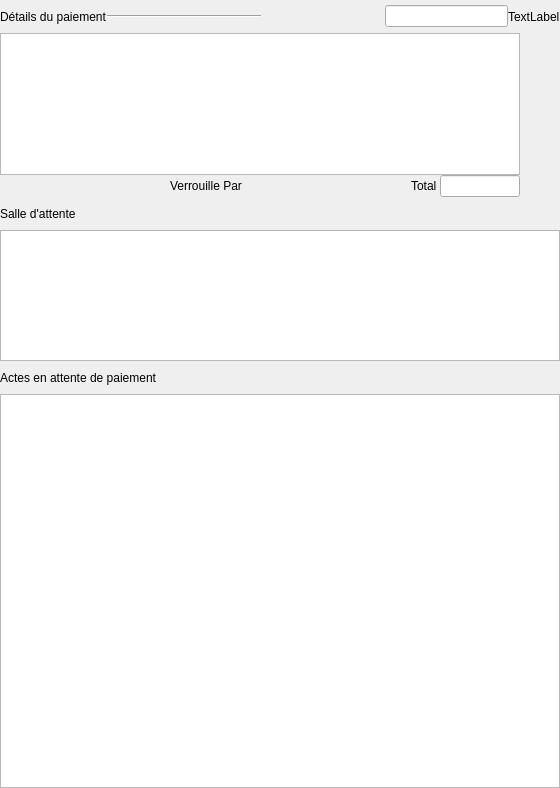
    <widget class="QFrame" name="Detailsframe">
     <property name="minimumSize">
      <size>
       <width>0</width>
       <height>0</height>
      </size>
     </property>
     <property name="maximumSize">
      <size>
       <width>800</width>
       <height>16777215</height>
      </size>
     </property>
     <property name="frameShape">
      <enum>QFrame::NoFrame</enum>
     </property>
     <property name="frameShadow">
      <enum>QFrame::Raised</enum>
     </property>
     <layout class="QVBoxLayout" name="verticalLayout_7" stretch="1,5,1,4,1,12">
      <property name="spacing">
       <number>0</number>
      </property>
      <property name="leftMargin">
       <number>0</number>
      </property>
      <property name="topMargin">
       <number>0</number>
      </property>
      <property name="rightMargin">
       <number>0</number>
      </property>
      <property name="bottomMargin">
       <number>0</number>
      </property>
      <item>
       <layout class="QHBoxLayout" name="horizontalLayout_9">
        <item>
         <widget class="QLabel" name="ActesEnAttentelabel_3">
          <property name="focusPolicy">
           <enum>Qt::NoFocus</enum>
          </property>
          <property name="text">
           <string>Détails du paiement</string>
          </property>
         </widget>
        </item>
        <item>
         <widget class="Line" name="line2">
          <property name="minimumSize">
           <size>
            <width>154</width>
            <height>0</height>
           </size>
          </property>
          <property name="maximumSize">
           <size>
            <width>16777215</width>
            <height>16777215</height>
           </size>
          </property>
          <property name="orientation">
           <enum>Qt::Horizontal</enum>
          </property>
         </widget>
        </item>
        <item>
         <spacer name="horizontalSpacer_7">
          <property name="orientation">
           <enum>Qt::Horizontal</enum>
          </property>
          <property name="sizeHint" stdset="0">
           <size>
            <width>40</width>
            <height>20</height>
           </size>
          </property>
         </spacer>
        </item>
        <item>
         <widget class="UpLineEdit" name="CerchePatientupLineEdite"/>
        </item>
        <item>
         <widget class="QLabel" name="Loupelabel">
          <property name="text">
           <string>TextLabel</string>
          </property>
         </widget>
        </item>
       </layout>
      </item>
      <item>
       <layout class="QHBoxLayout" name="horizontalLayout_16">
        <property name="spacing">
         <number>0</number>
        </property>
        <item>
         <widget class="QWidget" name="Detailswidget" native="true">
          <layout class="QVBoxLayout" name="verticalLayout_4">
           <property name="spacing">
            <number>0</number>
           </property>
           <property name="sizeConstraint">
            <enum>QLayout::SetMinimumSize</enum>
           </property>
           <property name="leftMargin">
            <number>0</number>
           </property>
           <property name="topMargin">
            <number>0</number>
           </property>
           <property name="rightMargin">
            <number>0</number>
           </property>
           <property name="bottomMargin">
            <number>0</number>
           </property>
           <item>
            <widget class="UpTableWidget" name="DetailupTableWidget">
             <property name="minimumSize">
              <size>
               <width>520</width>
               <height>80</height>
              </size>
             </property>
             <property name="maximumSize">
              <size>
               <width>16777215</width>
               <height>720</height>
              </size>
             </property>
             <property name="focusPolicy">
              <enum>Qt::ClickFocus</enum>
             </property>
             <property name="horizontalScrollBarPolicy">
              <enum>Qt::ScrollBarAlwaysOff</enum>
             </property>
             <property name="editTriggers">
              <set>QAbstractItemView::NoEditTriggers</set>
             </property>
             <property name="selectionMode">
              <enum>QAbstractItemView::SingleSelection</enum>
             </property>
             <property name="selectionBehavior">
              <enum>QAbstractItemView::SelectRows</enum>
             </property>
             <attribute name="verticalHeaderVisible">
              <bool>false</bool>
             </attribute>
             <attribute name="verticalHeaderHighlightSections">
              <bool>false</bool>
             </attribute>
            </widget>
           </item>
           <item>
            <layout class="QHBoxLayout" name="horizontalLayout_10">
             <item>
              <spacer name="horizontalSpacer_8">
               <property name="orientation">
                <enum>Qt::Horizontal</enum>
               </property>
               <property name="sizeHint" stdset="0">
                <size>
                 <width>40</width>
                 <height>20</height>
                </size>
               </property>
              </spacer>
             </item>
             <item>
              <widget class="QLabel" name="VerrouilleParlabel">
               <property name="text">
                <string>Verrouille Par</string>
               </property>
              </widget>
             </item>
             <item>
              <spacer name="horizontalSpacer_9">
               <property name="orientation">
                <enum>Qt::Horizontal</enum>
               </property>
               <property name="sizeHint" stdset="0">
                <size>
                 <width>40</width>
                 <height>20</height>
                </size>
               </property>
              </spacer>
             </item>
             <item>
              <widget class="QLabel" name="Totallabel">
               <property name="text">
                <string>Total </string>
               </property>
              </widget>
             </item>
             <item>
              <widget class="QLineEdit" name="TotallineEdit">
               <property name="maximumSize">
                <size>
                 <width>80</width>
                 <height>16777215</height>
                </size>
               </property>
               <property name="focusPolicy">
                <enum>Qt::NoFocus</enum>
               </property>
               <property name="alignment">
                <set>Qt::AlignRight|Qt::AlignTrailing|Qt::AlignVCenter</set>
               </property>
              </widget>
             </item>
            </layout>
           </item>
          </layout>
         </widget>
        </item>
        <item>
         <spacer name="horizontalSpacer">
          <property name="orientation">
           <enum>Qt::Horizontal</enum>
          </property>
          <property name="sizeHint" stdset="0">
           <size>
            <width>40</width>
            <height>20</height>
           </size>
          </property>
         </spacer>
        </item>
       </layout>
      </item>
      <item>
       <layout class="QHBoxLayout" name="horizontalLayout_11">
        <item>
         <widget class="QLabel" name="ActesEnAttentelabel">
          <property name="focusPolicy">
           <enum>Qt::NoFocus</enum>
          </property>
          <property name="text">
           <string>Salle d'attente</string>
          </property>
         </widget>
        </item>
        <item>
         <spacer name="horizontalSpacer_10">
          <property name="orientation">
           <enum>Qt::Horizontal</enum>
          </property>
          <property name="sizeHint" stdset="0">
           <size>
            <width>40</width>
            <height>20</height>
           </size>
          </property>
         </spacer>
        </item>
       </layout>
      </item>
      <item>
       <widget class="UpTableWidget" name="SalleDAttenteupTableWidget">
        <property name="minimumSize">
         <size>
          <width>520</width>
          <height>80</height>
         </size>
        </property>
        <property name="maximumSize">
         <size>
          <width>720</width>
          <height>16777215</height>
         </size>
        </property>
        <property name="focusPolicy">
         <enum>Qt::ClickFocus</enum>
        </property>
        <property name="horizontalScrollBarPolicy">
         <enum>Qt::ScrollBarAlwaysOff</enum>
        </property>
        <property name="editTriggers">
         <set>QAbstractItemView::NoEditTriggers</set>
        </property>
        <property name="selectionMode">
         <enum>QAbstractItemView::SingleSelection</enum>
        </property>
        <property name="selectionBehavior">
         <enum>QAbstractItemView::SelectRows</enum>
        </property>
        <attribute name="verticalHeaderVisible">
         <bool>false</bool>
        </attribute>
        <attribute name="verticalHeaderHighlightSections">
         <bool>false</bool>
        </attribute>
       </widget>
      </item>
      <item>
       <layout class="QHBoxLayout" name="horizontalLayout_12">
        <item>
         <widget class="QLabel" name="ActesEnAttentelabel_2">
          <property name="focusPolicy">
           <enum>Qt::NoFocus</enum>
          </property>
          <property name="text">
           <string>Actes en attente de paiement</string>
          </property>
         </widget>
        </item>
        <item>
         <spacer name="horizontalSpacer_11">
          <property name="orientation">
           <enum>Qt::Horizontal</enum>
          </property>
          <property name="sizeHint" stdset="0">
           <size>
            <width>40</width>
            <height>20</height>
           </size>
          </property>
         </spacer>
        </item>
       </layout>
      </item>
      <item>
       <widget class="UpTableWidget" name="ListeupTableWidget">
        <property name="minimumSize">
         <size>
          <width>520</width>
          <height>320</height>
         </size>
        </property>
        <property name="maximumSize">
         <size>
          <width>16777215</width>
          <height>16777215</height>
         </size>
        </property>
        <property name="mouseTracking">
         <bool>true</bool>
        </property>
        <property name="focusPolicy">
         <enum>Qt::StrongFocus</enum>
        </property>
        <property name="contextMenuPolicy">
         <enum>Qt::CustomContextMenu</enum>
        </property>
        <property name="horizontalScrollBarPolicy">
         <enum>Qt::ScrollBarAlwaysOff</enum>
        </property>
        <property name="autoScroll">
         <bool>true</bool>
        </property>
        <property name="editTriggers">
         <set>QAbstractItemView::NoEditTriggers</set>
        </property>
        <property name="tabKeyNavigation">
         <bool>false</bool>
        </property>
        <property name="showDropIndicator" stdset="0">
         <bool>false</bool>
        </property>
        <property name="dragDropOverwriteMode">
         <bool>false</bool>
        </property>
        <property name="selectionMode">
         <enum>QAbstractItemView::SingleSelection</enum>
        </property>
        <property name="selectionBehavior">
         <enum>QAbstractItemView::SelectRows</enum>
        </property>
        <property name="wordWrap">
         <bool>true</bool>
        </property>
        <property name="cornerButtonEnabled">
         <bool>true</bool>
        </property>
        <attribute name="verticalHeaderVisible">
         <bool>false</bool>
        </attribute>
        <attribute name="verticalHeaderDefaultSectionSize">
         <number>0</number>
        </attribute>
        <attribute name="verticalHeaderHighlightSections">
         <bool>false</bool>
        </attribute>
        <attribute name="verticalHeaderMinimumSectionSize">
         <number>0</number>
        </attribute>
       </widget>
      </item>
     </layout>
    </widget>
